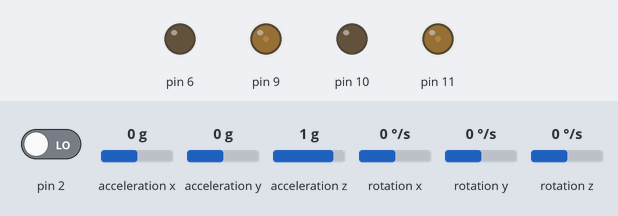
Simulated run of this sketch. Board: Arduino Uno, built with avr-gcc and run on an emulated ATmega328P. Parts: output pins drawn as LEDs (lit = HIGH). Inputs (shaded band) come from the test bench; at power-on: acceleration x 0 g, pin 2 LOW, acceleration y 0 g, acceleration z 1 g, rotation x 0 °/s, rotation y 0 °/s, rotation z 0 °/s. The sensor or clock chip raises its interrupt line as the real part does; what the sketch prints to the serial monitor is not drawn.

Above: at 1.7 s.
1.8 s: acceleration x set to -1.4 g
At 2.7 s:
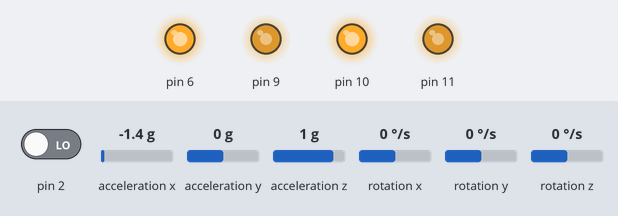
3.3 s: acceleration x set to 0 g
At 6.2 s:
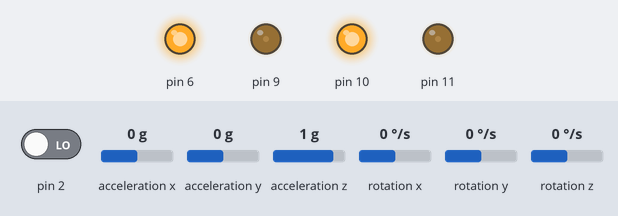
6.3 s: pin 2 driven HIGH
9.3 s: acceleration x set to -0.8 g
At 9.7 s:
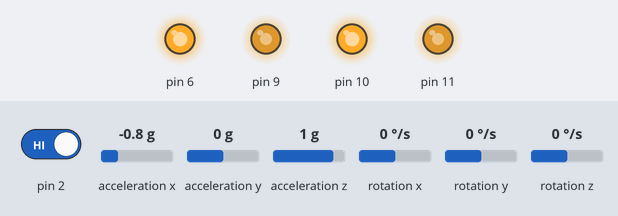
10.8 s: acceleration x set to 0.8 g
At 11.2 s:
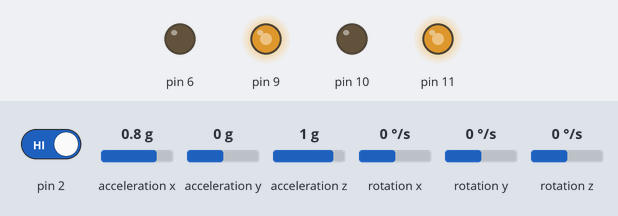
Timing chart, 0 to 13.3 s (numbered marks = the images above; inputs shaded):
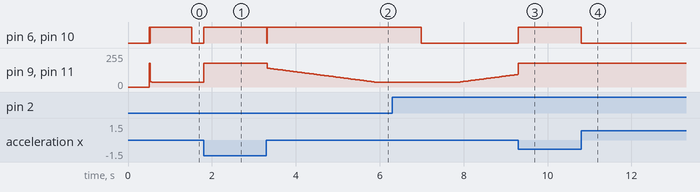

Measured:
- after the input at 1.8 s, pin 6, pin 10: LOW → HIGH at once
- after the input at 3.3 s, pin 6, pin 10: HIGH → LOW at once, → HIGH 0.01 s later; pin 9, pin 11: moves from 178/255 to 35/255 over 2.6 s, starting at once
- after the input at 9.3 s, pin 6, pin 10: LOW → HIGH at once
- after the input at 10.8 s, pin 6, pin 10: HIGH → LOW at once

The sketch:

AmBOT_final_nano.ino
```cpp
//https://maker.pro/arduino/projects/build-arduino-self-balancing-robot

#include "PID_v1.h"
#include "LMotorController.h"
#include "I2Cdev.h"
#include "MPU6050_6Axis_MotionApps20.h"

#if I2CDEV_IMPLEMENTATION == I2CDEV_ARDUINO_WIRE
    #include "Wire.h"
#endif

#define MIN_ABS_SPEED 50 //20

MPU6050 mpu;

// MPU control/status vars
bool dmpReady = false;  // set true if DMP init was successful
uint8_t mpuIntStatus;   // holds actual interrupt tatus byte from MPU
uint8_t devStatus;      // return status after each device operation (0 = success, !0 = error)
uint16_t packetSize;    // expected DMP packet size (default is 42 bytes)
uint16_t fifoCount;     // count of all bytes currently in FIFO
uint8_t fifoBuffer[64]; // FIFO storage buffer

// orientation/motion vars
Quaternion q;           // [w, x, y, z]         quaternion container
VectorFloat gravity;    // [x, y, z]            gravity vector
float ypr[3];           // [yaw, pitch, roll]   yaw/pitch/roll container and gravity vector

//PID
double originalSetpoint =179;  //190 caindo p ponte h, original 173, modificado 180
double setpoint = originalSetpoint;
double movingAngleOffset = 0.1;//0.9; //0.1
double input, output;
int moveState=0; //0 = balance; 1 = back; 2 = forth
double Kp = 50;//65; //50
double Kd = 1.4;//1.6; //1.4
double Ki = 60;//75; //60

double motorSpeedFactorLeft = 0.7;
double motorSpeedFactorRight = 0.7;

PID pid(&input, &output, &setpoint, Kp, Ki, Kd, DIRECT);


//MOTOR CONTROLLER
int ENA = 11;
int ENB = 9;

int IN1 = 10;
int IN3 = 6;


LMotorController motorController(ENA, IN1, ENB, IN3, motorSpeedFactorLeft, motorSpeedFactorRight);

//timers
long time1Hz = 0;
long time5Hz = 0;

volatile bool mpuInterrupt = false;     // indicates whether MPU interrupt pin has gone high
void dmpDataReady()
{
    mpuInterrupt = true;
}


void setup()
{
    // join I2C bus (I2Cdev library doesn't do this automatically)
    #if I2CDEV_IMPLEMENTATION == I2CDEV_ARDUINO_WIRE
        Wire.begin();
        TWBR = 24; // 400kHz I2C clock (200kHz if CPU is 8MHz)
    #elif I2CDEV_IMPLEMENTATION == I2CDEV_BUILTIN_FASTWIRE
        Fastwire::setup(400, true);
    #endif

    // initialize serial communication
    // (115200 chosen because it is required for Teapot Demo output, but it's
    // really up to you depending on your project)
    Serial.begin(115200);
    while (!Serial); // wait for Leonardo enumeration, others continue immediately

    // initialize device
    Serial.println(F("Initializing I2C devices..."));
    mpu.initialize();

    // verify connection
    Serial.println(F("Testing device connections..."));
    Serial.println(mpu.testConnection() ? F("MPU6050 connection successful") : F("MPU6050 connection failed"));

    // load and configure the DMP
    Serial.println(F("Initializing DMP..."));
    devStatus = mpu.dmpInitialize();

    // supply your own gyro offsets here, scaled for min sensitivity
   // mpu.setXGyroOffset(220);
   // mpu.setYGyroOffset(76);
  //  mpu.setZGyroOffset(-85);
  //  mpu.setZAccelOffset(1788); // 1688 factory default for my test chip


      // supply your own gyro offsets here, scaled for min sensitivity
  mpu.setXGyroOffset(10);
  mpu.setYGyroOffset(7);
  mpu.setZGyroOffset(14);
  mpu.setZAccelOffset(900); // 1688 factory default for my test chip


    // make sure it worked (returns 0 if so)
    if (devStatus == 0)
    {
        // turn on the DMP, now that it's ready
        Serial.println(F("Enabling DMP..."));
        mpu.setDMPEnabled(true);

        // enable Arduino interrupt detection
        Serial.println(F("Enabling interrupt detection (Arduino external interrupt 0)..."));
        attachInterrupt(0, dmpDataReady, RISING);
        mpuIntStatus = mpu.getIntStatus();

        // set our DMP Ready flag so the main loop() function knows it's okay to use it
        Serial.println(F("DMP ready! Waiting for first interrupt..."));
        dmpReady = true;

        // get expected DMP packet size for later comparison
        packetSize = mpu.dmpGetFIFOPacketSize();

        //setup PID

        pid.SetMode(AUTOMATIC);
        pid.SetSampleTime(10);
        pid.SetOutputLimits(-255, 255);
    }
    else
    {
        // ERROR!
        // 1 = initial memory load failed
        // 2 = DMP configuration updates failed
        // (if it's going to break, usually the code will be 1)
        Serial.print(F("DMP Initialization failed (code "));
        Serial.print(devStatus);
        Serial.println(F(")"));
    }
}


void loop()
{
    // if programming failed, don't try to do anything
    if (!dmpReady) return;

    // wait for MPU interrupt or extra packet(s) available
    while (!mpuInterrupt && fifoCount < packetSize)
    {
        //no mpu data - performing PID calculations and output to motors

        pid.Compute();
        motorController.move(output, MIN_ABS_SPEED);

    }

    // reset interrupt flag and get INT_STATUS byte
    mpuInterrupt = false;
    mpuIntStatus = mpu.getIntStatus();

    // get current FIFO count
    fifoCount = mpu.getFIFOCount();

    // check for overflow (this should never happen unless our code is too inefficient)
    if ((mpuIntStatus & 0x10) || fifoCount == 1024)
    {
        // reset so we can continue cleanly
        mpu.resetFIFO();
        Serial.println(F("FIFO overflow!"));

    // otherwise, check for DMP data ready interrupt (this should happen frequently)
    }
    else if (mpuIntStatus & 0x02)
    {
        // wait for correct available data length, should be a VERY short wait
        while (fifoCount < packetSize) fifoCount = mpu.getFIFOCount();

        // read a packet from FIFO
        mpu.getFIFOBytes(fifoBuffer, packetSize);

        // track FIFO count here in case there is > 1 packet available
        // (this lets us immediately read more without waiting for an interrupt)
        fifoCount -= packetSize;

        mpu.dmpGetQuaternion(&q, fifoBuffer);
        mpu.dmpGetGravity(&gravity, &q);
        mpu.dmpGetYawPitchRoll(ypr, &q, &gravity);
        #if LOG_INPUT
            Serial.print("ypr\t");
            Serial.print(ypr[0] * 180/M_PI);
            Serial.print("\t");
            Serial.print(ypr[1] * 180/M_PI);
            Serial.print("\t");
            Serial.println(ypr[2] * 180/M_PI);
        #endif
        input = ypr[1] * 180/M_PI + 180;
   }
}
```

LMotorController.cpp
```cpp
#include "LMotorController.h"
#include "Arduino.h"


//L9110S pwm - PWM signal to input IA to control the motor speed and a digital output to input IB to control its direction.

LMotorController::LMotorController(int ena, int in1, int enb, int in3, double motorAConst, double motorBConst)
{
    _motorAConst = motorAConst;
    _motorBConst = motorBConst;

	_ena = ena;
	_in1 = in1;
	_enb = enb;
	_in3 = in3;

	pinMode(_ena, OUTPUT);
	pinMode(_in1, OUTPUT);

	pinMode(_enb, OUTPUT);
	pinMode(_in3, OUTPUT);

}


void LMotorController::move(int leftSpeed, int rightSpeed, int minAbsSpeed)
{
    if (rightSpeed < 0)
    {
        rightSpeed = min(rightSpeed, -1*minAbsSpeed);
        rightSpeed = max(rightSpeed, -255);
    }
    else if (rightSpeed > 0)
    {
        rightSpeed = max(rightSpeed, minAbsSpeed);
        rightSpeed = min(rightSpeed, 255);
    }

    int realRightSpeed = map(abs(rightSpeed), 0, 255, minAbsSpeed, 255);

    if (leftSpeed < 0)
    {
        leftSpeed = min(leftSpeed, -1*minAbsSpeed);
        leftSpeed = max(leftSpeed, -255);
    }
    else if (leftSpeed > 0)
    {
        leftSpeed = max(leftSpeed, minAbsSpeed);
        leftSpeed = min(leftSpeed, 255);
    }

    int realLeftSpeed = map(abs(leftSpeed), 0, 255, minAbsSpeed, 255);

    digitalWrite(_in3, rightSpeed > 0 ? HIGH : LOW);
    digitalWrite(_in1, leftSpeed > 0 ? HIGH : LOW);
    analogWrite(_ena, realRightSpeed * _motorAConst);
    analogWrite(_enb, realLeftSpeed * _motorBConst);
}


void LMotorController::move(int speed, int minAbsSpeed)
{
    int direction = 1;

    if (speed < 0)
    {
        direction = -1;

        speed = min(speed, -1*minAbsSpeed);
        speed = max(speed, -255);
    }
    else
    {
        speed = max(speed, minAbsSpeed);
        speed = min(speed, 255);
    }

    if (speed == _currentSpeed) return;

    int realSpeed = max(minAbsSpeed, abs(speed));

    digitalWrite(_in1, speed > 0 ? HIGH : LOW);
    digitalWrite(_in3, speed > 0 ? HIGH : LOW);
    analogWrite(_ena, realSpeed * _motorAConst);
    analogWrite(_enb, realSpeed * _motorBConst);

    _currentSpeed = direction * realSpeed;
}


void LMotorController::move(int speed)
{
    if (speed == _currentSpeed) return;

    if (speed > 255) speed = 255;
    else if (speed < -255) speed = -255;

    digitalWrite(_in1, speed > 0 ? HIGH : LOW);
    digitalWrite(_in3, speed > 0 ? HIGH : LOW);
    analogWrite(_ena, abs(speed) * _motorAConst);
    analogWrite(_enb, abs(speed) * _motorBConst);

    _currentSpeed = speed;
}


void LMotorController::turnLeft(int speed, bool kick)
{
    digitalWrite(_in1, HIGH);
    digitalWrite(_in3, LOW);


    if (kick)
    {
        analogWrite(_ena, 255);
        analogWrite(_enb, 255);

        delay(100);
    }

    analogWrite(_ena, speed * _motorAConst);
    analogWrite(_enb, speed * _motorBConst);
}


void LMotorController::turnRight(int speed, bool kick)
{
    digitalWrite(_in1, LOW);
    digitalWrite(_in3, HIGH);


    if (kick)
    {
        analogWrite(_ena, 255);
        analogWrite(_enb, 255);

        delay(100);
    }

    analogWrite(_ena, speed * _motorAConst);
    analogWrite(_enb, speed * _motorBConst);
}


void LMotorController::stopMoving()
{
    digitalWrite(_in1, LOW);
    digitalWrite(_in3, LOW);
    digitalWrite(_ena, HIGH);
    digitalWrite(_enb, HIGH);

    _currentSpeed = 0;
}
```

LMotorController.h
```cpp
#ifndef LMotorController_h
#define LMotorController_h


#include "Arduino.h"


class LMotorController
{
protected:
    int _ena, _in1, _enb, _in3;
    int _currentSpeed;
    double _motorAConst, _motorBConst;
public:
    LMotorController(int ena, int in1, int enb, int in3, double motorAConst, double motorBConst);
    void move(int leftSpeed, int rightSpeed, int minAbsSpeed);
    void move(int speed);
    void move(int speed, int minAbsSpeed);
    void turnLeft(int speed, bool kick);
    void turnRight(int speed, bool kick);
    void stopMoving();
};


#endif
```
